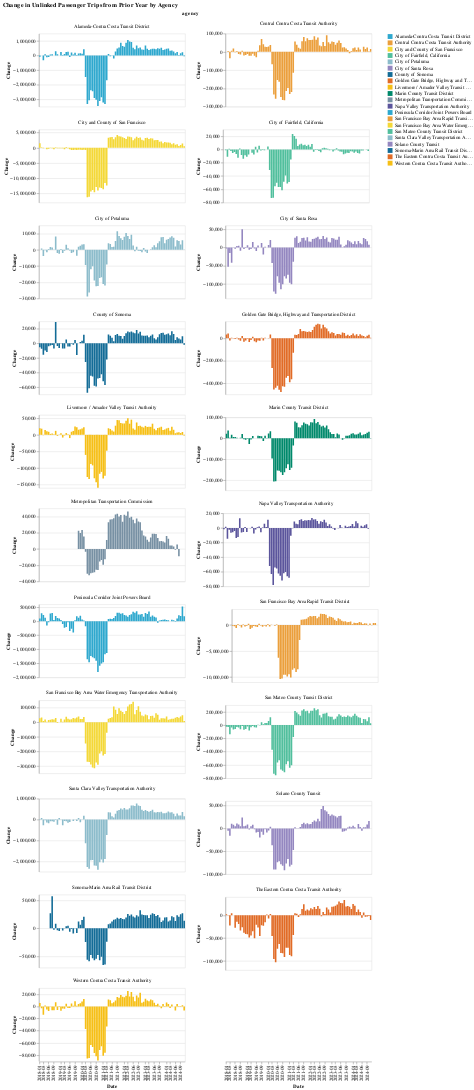

The cell this chart's notebook holds for it:
### Markdown cell above
Change in Unlinked Passenger Trips from the prior year. For example, July 2023's change would be the change in July 2023's reported values against July 2022's reported values.

### Code cell
make_bar_chart(by_agency_long_no_zero_upt, y_col = "change_1yr", color_col = "agency")

### Figure 1 — Vega-Lite specification as saved in the notebook (floating-point values rounded to 4 significant figures; data arrays with more than 128 entries replaced by an {"elided": "..."} marker saying what was removed)
{"config": {"view": {"continuousWidth": 300, "continuousHeight": 300}}, "data": {"name": "data-9f062303d2cd4397014970a7d4889c77"}, "facet": {"field": "agency", "type": "nominal"}, "spec": {"mark": {"type": "bar"}, "encoding": {"color": {"field": "agency", "scale": {"range": ["#2EA8CE", "#EB9F3C", "#F4D837", "#51BF9D", "#8CBCCB", "#9487C0", "#136C97", "#E16B26", "#F6BF16", "#00896B", "#7790A3", "#5B559C"]}, "title": "", "type": "nominal"}, "tooltip": [{"field": "period_year_month", "type": "nominal"}, {"field": "change_1yr", "type": "quantitative"}, {"field": "agency", "type": "nominal"}, {"field": "RTPA", "type": "nominal"}], "x": {"axis": {"values": ["2018-01", "2018-03", "2018-06", "2018-09", "2019-01", "2019-03", "2019-06", "2019-09", "2020-01", "2020-03", "2020-06", "2020-09", "2021-01", "2021-03", "2021-06", "2021-09", "2022-01", "2022-03", "2022-06", "2022-09", "2023-01", "2023-03", "2023-06", "2023-09", "2024-01", "2024-03", "2024-06", "2024-09"]}, "field": "period_year_month", "title": "Date", "type": "ordinal"}, "y": {"field": "change_1yr", "title": "Change", "type": "quantitative"}}, "height": 150, "name": "view_2", "width": 300}, "columns": 2, "params": [{"name": "param_3", "select": {"type": "interval", "encodings": ["x", "y"]}, "bind": "scales", "views": ["view_2"]}], "resolve": {"scale": {"x": "shared", "y": "independent"}}, "title": "Change in Unlinked Passenger Trips from Prior Year by Agency", "$schema": "https://vega.github.io/schema/vega-lite/v5.17.0.json", "datasets": {"data-9f062303d2cd4397014970a7d4889c77": {"elided": "1728 records"}}}
